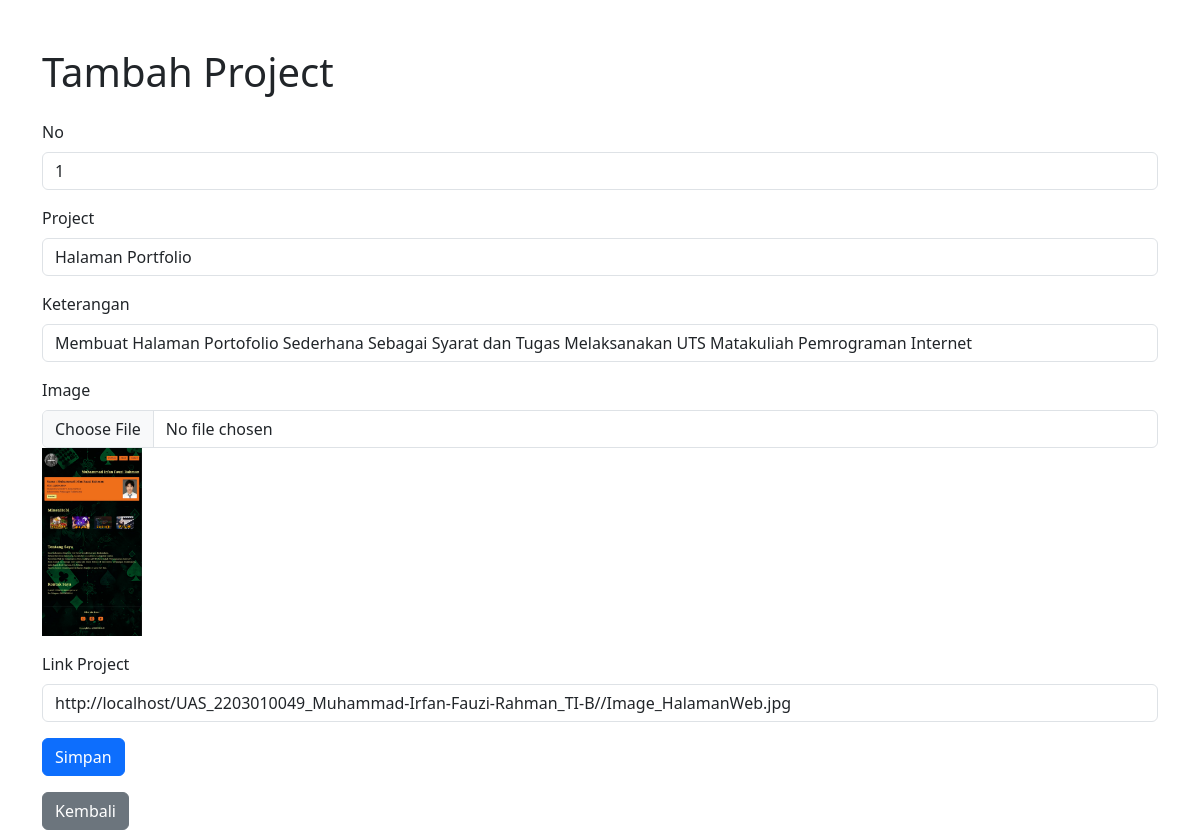
The page /Editor/edit_project_ubah.php?nomor=1 on the database its author committed.
### tables this page shows
CREATE TABLE `project` (
  `nomor` int(11) NOT NULL,
  `project` varchar(255) NOT NULL,
  `keterangan` text DEFAULT NULL,
  `foto` varchar(255) DEFAULT NULL,
  `link_project` varchar(255) NOT NULL
);

### Editor/edit_project_ubah.php (the view, shortened to what this page needs)
<?php
include 'database.php';
$nomor = $_GET['nomor'];
$sql_project = "SELECT * FROM project WHERE nomor = '$nomor'";
$result_project = $conn -> query($sql_project);
$row = $result_project -> fetch_assoc();
?>
<!DOCTYPE html>
<html lang="id">
<head>
  <link href="https://cdn.jsdelivr.net/npm/bootstrap@5.3.0-alpha1/dist/css/bootstrap.min.css" rel="stylesheet">
</head>
<body>
  <div class="container mt-5">
    <h1 class="mb-4">Tambah Project</h1>
    <form action="edit_project_ubah.php?nomor=<?= $row['nomor'] ?>" method="POST" enctype="multipart/form-data">
      <div class="mb-3">
        <label for="nomor" class="form-label">No</label>
        <input type="text" class="form-control" id="nomor" name="nomor" value="<?= $row['nomor'] ?>" required>
      </div>
      <div class="mb-3">
        <label for="project" class="form-label">Project</label>
        <input type="text" class="form-control" id="project" name="project" value="<?= $row['project'] ?>" required>
      </div>
      <div class="mb-3">
        <label for="keterangan" class="form-label">Keterangan</label>
        <input type="text" class="form-control" id="keterangan" name="keterangan" value="<?= $row['keterangan'] ?>" required>
      </div>
      <div class="mb-3">
        <label for="foto" class="form-label">Image</label>
        <input type="file" class="form-control" id="foto" name="foto" required>
        <img src="assets/images/<?= $row['foto'] ?>" width="100">
      </div>
      <div class="mb-3">
        <label for="link_project" class="form-label">Link Project</label>
        <input type="text" class="form-control" id="link_project" name="link_project" value="<?= $row['link_project'] ?>" required>
      </div>
      <button type="submit" class="btn btn-primary">Simpan</button>
    </form>
    <a href="index.php" class="btn btn-secondary mt-3">Kembali</a>
  </div>
</body>
</html>

### rows shown on the page
project: nomor "1", project "Halaman Portfolio", keterangan "Membuat Halaman Portofolio Sederhana Sebagai Syarat dan Tugas Melaksanakan UTS Matakuliah Pemrograman Internet", foto (picture), link_project "http://localhost/UAS_2203010049_Muhammad-Irfan-Fauzi-Rahman_TI-B//Image_HalamanWeb.jpg"
